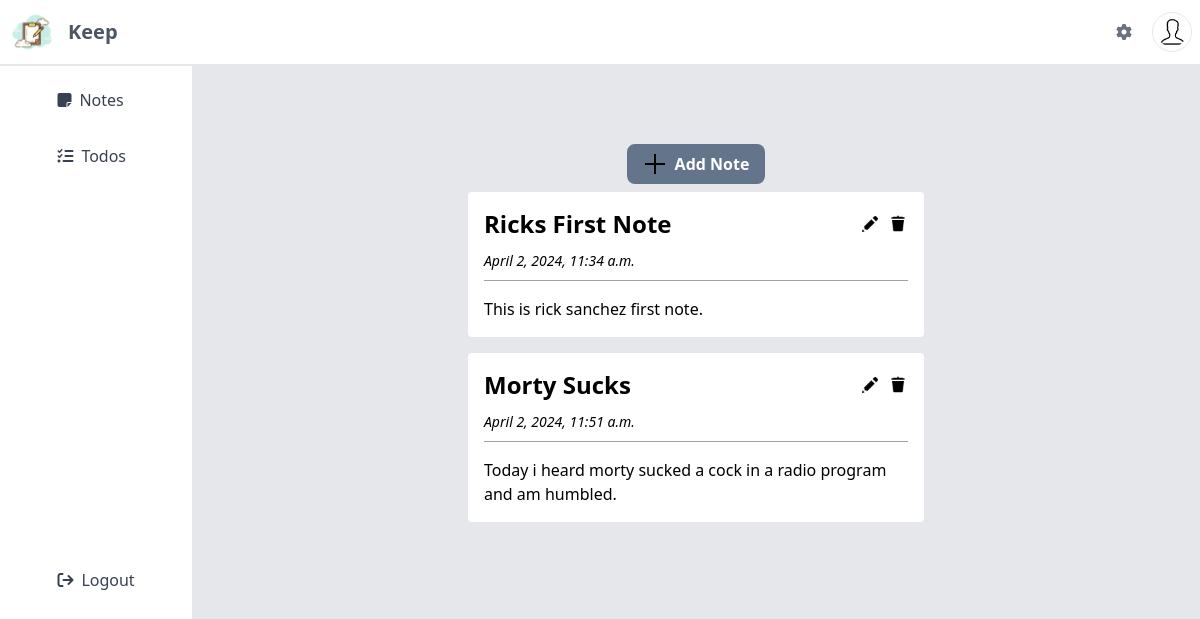
The page / (signed in) on the database its author committed.
### notes/models.py (models this page shows, shortened)
class Note(models.Model):
    title = models.CharField(max_length=200)
    description = models.TextField()
    author = models.ForeignKey(User, on_delete=models.CASCADE)
    published_date = models.DateTimeField(auto_now_add=True)
    updated_date = models.DateTimeField(auto_now=True)

### notes/views.py (the view)
# urls.py: path('', ListNoteView.as_view(), name="home"),
class ListNoteView(LoginRequiredMixin, ListView):
    model = Note
    template_name = 'index.html'
    def get_queryset(self):
        return Note.objects.filter(author=self.request.user)

### templates/index.html (shortened to what this page needs)
{% extends "base.html" %}
{% load static %}
{% block content %}
<div class="flex flex-col items-center w-full">
    <div class="flex justify-center">
        <a href="{% url 'add-note' %}"
            class="flex justify-center bg-slate-500 rounded-lg py-2 px-4 text-white font-bold hover:bg-slate-700">
            <img class="mr-2 w-6 h-6" src="{% static 'icons/add.png' %}" alt="Add Note">Add Note
        </a>
    </div>
    {% if object_list %}
    <div class="w-full flex flex-wrap justify-center">
        {% for note in object_list %}
        <div class="flex flex-col items-start bg-white rounded border-none w-1/2 p-4 m-2">
            <div class="flex justify-between items-center w-full">
                <div class="w-1/2">
                    <span class="font-bold text-2xl flex-1">{{ note.title }}</span>
                </div>
                <div class="flex justify-between">
                    <a href="{% url 'edit-note' note.pk %}"><img class="w-5 h-5 mr-2"
                            src="{% static 'icons/edit.png' %}" alt="Edit Icon"></a>
                    <form action="{% url 'delete-note' note.pk %}" method="post" style="display: inline;">
                        <a href="javascript:;"
                            onclick="if (confirm('Are you sure you want to delete this note?')) { this.closest('form').submit(); } return false;">
                            <img class="w-5 h-5" src="{% static 'icons/delete.png' %}" alt="Delete Icon">
                        </a>
                    </form>
                </div>
            </div>
            <div class="mt-2">
                <span class="font-thin italic text-sm">{{ note.updated_date }}</span>
            </div>
            <div class="bg-gray-400 w-full h-px mt-2 mb-4"></div>
            <div>
                <a href="{% url 'detail-note' note.pk %}">
                    <span>{{ note.description }}</span>
                </a>
            </div>
        </div>
        {% endfor %}
        {% else %}
        <div class="mt-4 mb-4 flex justify-center">
            <hr class="h-1 bg-black border-0">
            <span class="font-light text-xl">You don't have notes yet! Add one.</span>
            <hr>
        </div>
        {% endif %}
    </div>
</div>
{% endblock content %}

### rows shown on the page
Note: title "Ricks First Note", updated_date "April 2, 2024, 11:34 a.m.", description "This is rick sanchez first note."
Note: title "Morty Sucks", updated_date "April 2, 2024, 11:51 a.m.", description "Today i heard morty sucked a cock in a radio program and am humbled."
